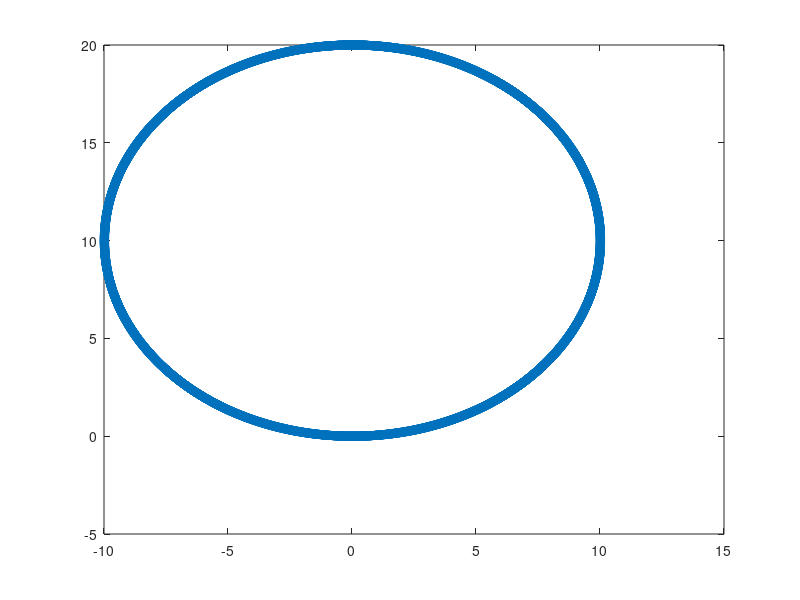

Reproduce this figure in MATLAB.
clear
clc
close all

final_time = 60;
T = 0.01
F = length(0:T:final_time)

xc = zeros(F,1);
yc = zeros(F,1);
theta = zeros(F,1);
delta = 0.1974*ones(F,1);
beta = 0;
L = 2;
lr = 1.2;
wmax = 1.22;

v = pi()*ones(F,1);
w = zeros(F,1);

for k = 2:F 
    xc(k) = xc(k-1) + T*v(k-1)*cos(theta(k-1)+beta);
    yc(k) = yc(k-1) + T*v(k-1)*sin(theta(k-1)+beta);
    theta(k) = theta(k-1) + T*v(k-1)*cos(beta)*tan(delta(k-1))/L;
end

plot(xc,yc,'o')
